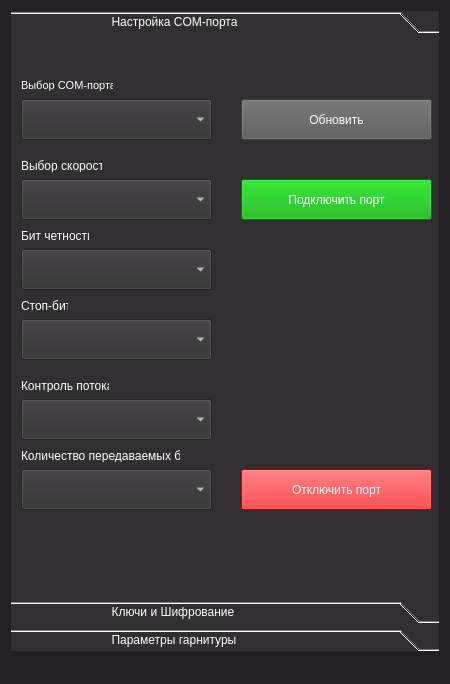
<?xml version="1.0" encoding="UTF-8"?>
<ui version="4.0">
 <class>MainWindow</class>
 <widget class="QMainWindow" name="MainWindow">
  <property name="geometry">
   <rect>
    <x>0</x>
    <y>0</y>
    <width>450</width>
    <height>684</height>
   </rect>
  </property>
  <property name="sizePolicy">
   <sizepolicy hsizetype="Fixed" vsizetype="Preferred">
    <horstretch>0</horstretch>
    <verstretch>0</verstretch>
   </sizepolicy>
  </property>
  <property name="minimumSize">
   <size>
    <width>450</width>
    <height>684</height>
   </size>
  </property>
  <property name="maximumSize">
   <size>
    <width>450</width>
    <height>16777215</height>
   </size>
  </property>
  <property name="windowTitle">
   <string>HFTA</string>
  </property>
  <property name="styleSheet">
   <string notr="true">background-color:rgb(34, 32, 34)</string>
  </property>
  <widget class="QWidget" name="centralWidget">
   <layout class="QVBoxLayout" name="verticalLayout">
    <item>
     <widget class="QToolBox" name="toolBox">
      <property name="sizePolicy">
       <sizepolicy hsizetype="Preferred" vsizetype="Preferred">
        <horstretch>0</horstretch>
        <verstretch>0</verstretch>
       </sizepolicy>
      </property>
      <property name="layoutDirection">
       <enum>Qt::LeftToRight</enum>
      </property>
      <property name="styleSheet">
       <string notr="true">background-color:rgb(49, 47, 49);
font: 12pt &quot;MS Shell Dlg 2&quot;;
color:white
</string>
      </property>
      <property name="frameShape">
       <enum>QFrame::NoFrame</enum>
      </property>
      <property name="frameShadow">
       <enum>QFrame::Plain</enum>
      </property>
      <property name="midLineWidth">
       <number>42</number>
      </property>
      <property name="currentIndex">
       <number>0</number>
      </property>
      <widget class="QWidget" name="page">
       <property name="geometry">
        <rect>
         <x>0</x>
         <y>0</y>
         <width>432</width>
         <height>526</height>
        </rect>
       </property>
       <attribute name="label">
        <string>                             Настройка COM-порта</string>
       </attribute>
       <widget class="QLabel" name="setComPort">
        <property name="geometry">
         <rect>
          <x>10</x>
          <y>40</y>
          <width>92</width>
          <height>13</height>
         </rect>
        </property>
        <property name="font">
         <font>
          <family>MS Shell Dlg 2</family>
          <pointsize>8</pointsize>
          <weight>50</weight>
          <italic>false</italic>
          <bold>false</bold>
         </font>
        </property>
        <property name="styleSheet">
         <string notr="true">font: 8pt &quot;MS Shell Dlg 2&quot;;</string>
        </property>
        <property name="text">
         <string>Выбор COM-порта</string>
        </property>
       </widget>
       <widget class="QComboBox" name="comboBoxCom">
        <property name="geometry">
         <rect>
          <x>10</x>
          <y>60</y>
          <width>191</width>
          <height>41</height>
         </rect>
        </property>
        <property name="sizePolicy">
         <sizepolicy hsizetype="Expanding" vsizetype="Fixed">
          <horstretch>0</horstretch>
          <verstretch>0</verstretch>
         </sizepolicy>
        </property>
       </widget>
       <widget class="QLabel" name="setBaudRate">
        <property name="geometry">
         <rect>
          <x>10</x>
          <y>120</y>
          <width>81</width>
          <height>13</height>
         </rect>
        </property>
        <property name="styleSheet">
         <string notr="true">font: 8pt &quot;MS Shell Dlg 2&quot;;</string>
        </property>
        <property name="text">
         <string>Выбор скорости</string>
        </property>
       </widget>
       <widget class="QComboBox" name="comboBoxBaudRate">
        <property name="geometry">
         <rect>
          <x>10</x>
          <y>140</y>
          <width>191</width>
          <height>41</height>
         </rect>
        </property>
       </widget>
       <widget class="QLabel" name="setStopBits">
        <property name="geometry">
         <rect>
          <x>10</x>
          <y>260</y>
          <width>47</width>
          <height>13</height>
         </rect>
        </property>
        <property name="styleSheet">
         <string notr="true">font: 8pt &quot;MS Shell Dlg 2&quot;;</string>
        </property>
        <property name="text">
         <string>Стоп-бит</string>
        </property>
       </widget>
       <widget class="QComboBox" name="comboBoxStopBits">
        <property name="geometry">
         <rect>
          <x>10</x>
          <y>280</y>
          <width>191</width>
          <height>41</height>
         </rect>
        </property>
       </widget>
       <widget class="QComboBox" name="comboBoxParity">
        <property name="geometry">
         <rect>
          <x>10</x>
          <y>210</y>
          <width>191</width>
          <height>41</height>
         </rect>
        </property>
       </widget>
       <widget class="QLabel" name="setParityBits">
        <property name="geometry">
         <rect>
          <x>10</x>
          <y>190</y>
          <width>68</width>
          <height>13</height>
         </rect>
        </property>
        <property name="styleSheet">
         <string notr="true">font: 8pt &quot;MS Shell Dlg 2&quot;;</string>
        </property>
        <property name="text">
         <string>Бит четности</string>
        </property>
       </widget>
       <widget class="QPushButton" name="pushButton_4">
        <property name="geometry">
         <rect>
          <x>230</x>
          <y>60</y>
          <width>191</width>
          <height>41</height>
         </rect>
        </property>
        <property name="styleSheet">
         <string notr="true">background-color:rgb(89, 89, 89)</string>
        </property>
        <property name="text">
         <string>Обновить</string>
        </property>
       </widget>
       <widget class="QComboBox" name="comboBoxFlowControl">
        <property name="geometry">
         <rect>
          <x>10</x>
          <y>360</y>
          <width>191</width>
          <height>41</height>
         </rect>
        </property>
       </widget>
       <widget class="QLabel" name="setFlowControl">
        <property name="geometry">
         <rect>
          <x>10</x>
          <y>340</y>
          <width>88</width>
          <height>13</height>
         </rect>
        </property>
        <property name="styleSheet">
         <string notr="true">font: 8pt &quot;MS Shell Dlg 2&quot;;</string>
        </property>
        <property name="text">
         <string>Контроль потока</string>
        </property>
       </widget>
       <widget class="QComboBox" name="comboBoxDataBits">
        <property name="geometry">
         <rect>
          <x>10</x>
          <y>430</y>
          <width>191</width>
          <height>41</height>
         </rect>
        </property>
       </widget>
       <widget class="QPushButton" name="pushButton_5">
        <property name="geometry">
         <rect>
          <x>230</x>
          <y>140</y>
          <width>191</width>
          <height>41</height>
         </rect>
        </property>
        <property name="styleSheet">
         <string notr="true">background-color:rgb(0, 170, 0)</string>
        </property>
        <property name="text">
         <string>Подключить порт</string>
        </property>
       </widget>
       <widget class="QPushButton" name="pushButton_6">
        <property name="geometry">
         <rect>
          <x>230</x>
          <y>430</y>
          <width>191</width>
          <height>41</height>
         </rect>
        </property>
        <property name="styleSheet">
         <string notr="true">background-color:rgb(241, 0, 2)</string>
        </property>
        <property name="text">
         <string>Отключить порт</string>
        </property>
       </widget>
       <widget class="QLabel" name="setDataBits">
        <property name="geometry">
         <rect>
          <x>10</x>
          <y>410</y>
          <width>159</width>
          <height>13</height>
         </rect>
        </property>
        <property name="styleSheet">
         <string notr="true">font: 8pt &quot;MS Shell Dlg 2&quot;;</string>
        </property>
        <property name="text">
         <string>Количество передаваемых бит</string>
        </property>
       </widget>
      </widget>
      <widget class="QWidget" name="page_2">
       <property name="geometry">
        <rect>
         <x>0</x>
         <y>0</y>
         <width>432</width>
         <height>526</height>
        </rect>
       </property>
       <attribute name="label">
        <string>                             Ключи и Шифрование</string>
       </attribute>
       <widget class="QPushButton" name="pushButton">
        <property name="geometry">
         <rect>
          <x>10</x>
          <y>10</y>
          <width>201</width>
          <height>41</height>
         </rect>
        </property>
        <property name="font">
         <font>
          <family>MS Shell Dlg 2</family>
          <pointsize>12</pointsize>
          <weight>50</weight>
          <italic>false</italic>
          <bold>false</bold>
         </font>
        </property>
        <property name="styleSheet">
         <string notr="true">background-color:rgb(89, 89, 89)</string>
        </property>
        <property name="text">
         <string>СГЕНЕРИРОВАТЬ КЛЮЧ</string>
        </property>
       </widget>
       <widget class="QPushButton" name="pushButton_2">
        <property name="geometry">
         <rect>
          <x>10</x>
          <y>70</y>
          <width>201</width>
          <height>41</height>
         </rect>
        </property>
        <property name="styleSheet">
         <string notr="true">background-color:rgb(89, 89, 89)</string>
        </property>
        <property name="text">
         <string>ЗАГРУЗИТЬ КЛЮЧ</string>
        </property>
       </widget>
       <widget class="QPushButton" name="pushButton_3">
        <property name="geometry">
         <rect>
          <x>10</x>
          <y>130</y>
          <width>201</width>
          <height>41</height>
         </rect>
        </property>
        <property name="styleSheet">
         <string notr="true">background-color:rgb(89, 89, 89)</string>
        </property>
        <property name="text">
         <string>ПРОЧИТАТЬ КЛЮЧ</string>
        </property>
       </widget>
       <widget class="QPlainTextEdit" name="plainTextEdit">
        <property name="geometry">
         <rect>
          <x>10</x>
          <y>270</y>
          <width>411</width>
          <height>251</height>
         </rect>
        </property>
       </widget>
       <widget class="QLineEdit" name="lineEdit">
        <property name="geometry">
         <rect>
          <x>10</x>
          <y>190</y>
          <width>411</width>
          <height>41</height>
         </rect>
        </property>
        <property name="styleSheet">
         <string notr="true">background-color:rgb(0, 0, 0)</string>
        </property>
       </widget>
      </widget>
      <widget class="QWidget" name="page_3">
       <property name="geometry">
        <rect>
         <x>0</x>
         <y>0</y>
         <width>432</width>
         <height>526</height>
        </rect>
       </property>
       <attribute name="label">
        <string>                             Параметры гарнитуры</string>
       </attribute>
       <widget class="QLabel" name="label">
        <property name="geometry">
         <rect>
          <x>10</x>
          <y>10</y>
          <width>411</width>
          <height>21</height>
         </rect>
        </property>
        <property name="sizePolicy">
         <sizepolicy hsizetype="Expanding" vsizetype="Expanding">
          <horstretch>0</horstretch>
          <verstretch>0</verstretch>
         </sizepolicy>
        </property>
        <property name="font">
         <font>
          <family>MS Shell Dlg 2</family>
          <pointsize>12</pointsize>
          <weight>50</weight>
          <italic>false</italic>
          <bold>false</bold>
         </font>
        </property>
        <property name="styleSheet">
         <string notr="true">font: 12pt &quot;MS Shell Dlg 2&quot;;</string>
        </property>
        <property name="text">
         <string>MAC адрес гарнитуры:</string>
        </property>
       </widget>
       <widget class="QLabel" name="label_2">
        <property name="geometry">
         <rect>
          <x>10</x>
          <y>70</y>
          <width>178</width>
          <height>19</height>
         </rect>
        </property>
        <property name="text">
         <string>Уровень заряда батареи</string>
        </property>
       </widget>
       <widget class="QProgressBar" name="progressBar">
        <property name="geometry">
         <rect>
          <x>10</x>
          <y>100</y>
          <width>181</width>
          <height>23</height>
         </rect>
        </property>
        <property name="value">
         <number>24</number>
        </property>
       </widget>
      </widget>
     </widget>
    </item>
   </layout>
  </widget>
  <widget class="QMenuBar" name="menuBar">
   <property name="geometry">
    <rect>
     <x>0</x>
     <y>0</y>
     <width>450</width>
     <height>21</height>
    </rect>
   </property>
  </widget>
  <widget class="QStatusBar" name="statusBar"/>
 </widget>
 <layoutdefault spacing="6" margin="11"/>
 <resources/>
 <connections/>
</ui>
